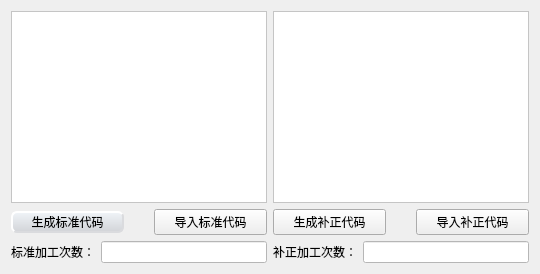
             <widget class="QWidget" name="page_8">
              <layout class="QGridLayout" name="gridLayout_27">
               <item row="0" column="0">
                <widget class="QTextEdit" name="textEdit">
                 <property name="font">
                  <font>
                   <family>3ds</family>
                   <pointsize>7</pointsize>
                  </font>
                 </property>
                 <property name="styleSheet">
                  <string notr="true">background-color: rgb(255, 255, 255);</string>
                 </property>
                </widget>
               </item>
               <item row="0" column="1">
                <widget class="QTextEdit" name="textEdit_2">
                 <property name="font">
                  <font>
                   <family>3ds</family>
                   <pointsize>7</pointsize>
                  </font>
                 </property>
                 <property name="styleSheet">
                  <string notr="true">background-color: rgb(255, 255, 255);</string>
                 </property>
                </widget>
               </item>
               <item row="1" column="0">
                <layout class="QHBoxLayout" name="horizontalLayout_9">
                 <property name="spacing">
                  <number>30</number>
                 </property>
                 <item>
                  <widget class="QPushButton" name="pushButton_40">
                   <property name="minimumSize">
                    <size>
                     <width>0</width>
                     <height>20</height>
                    </size>
                   </property>
                   <property name="styleSheet">
                    <string notr="true">/*按钮普通态*/
QPushButton{
         border-style: outset;
         border-width: 2px;
         border-color: #dadbde;
         border-radius: 6px;
         background-color: qlineargradient(x1: 0, y1: 0, x2:0, y2:1,stop: 0 #f0f4f8, stop: 1 #d2d4d8);    
}


/*按钮停留态*/
QPushButton:hover
{
    /*背景颜色*/  
    background-color:rgb(44 , 137 , 255);
}

/*按钮按下态*/
QPushButton:pressed
{
    /*背景颜色*/  
    background-color:rgb(14 , 135 , 228);
    /*左内边距为3像素，让按下时字向右移动3像素*/  
    padding-left:3px;
    /*上内边距为3像素，让按下时字向下移动3像素*/  
    padding-top:3px;
}</string>
                   </property>
                   <property name="text">
                    <string>生成标准代码</string>
                   </property>
                  </widget>
                 </item>
                 <item>
                  <widget class="QPushButton" name="pushButton_41">
                   <property name="minimumSize">
                    <size>
                     <width>0</width>
                     <height>20</height>
                    </size>
                   </property>
                   <property name="text">
                    <string>导入标准代码</string>
                   </property>
                  </widget>
                 </item>
                </layout>
               </item>
               <item row="1" column="1">
                <layout class="QHBoxLayout" name="horizontalLayout_10">
                 <property name="spacing">
                  <number>30</number>
                 </property>
                 <item>
                  <widget class="QPushButton" name="pushButton_42">
                   <property name="minimumSize">
                    <size>
                     <width>0</width>
                     <height>20</height>
                    </size>
                   </property>
                   <property name="text">
                    <string>生成补正代码</string>
                   </property>
                  </widget>
                 </item>
                 <item>
                  <widget class="QPushButton" name="pushButton_43">
                   <property name="minimumSize">
                    <size>
                     <width>0</width>
                     <height>20</height>
                    </size>
                   </property>
                   <property name="text">
                    <string>导入补正代码</string>
                   </property>
                  </widget>
                 </item>
                </layout>
               </item>
               <item row="2" column="0">
                <layout class="QHBoxLayout" name="horizontalLayout_11">
                 <item>
                  <widget class="QLabel" name="label_115">
                   <property name="text">
                    <string>标准加工次数：</string>
                   </property>
                  </widget>
                 </item>
                 <item>
                  <widget class="QLineEdit" name="lineEdit_ProcessCycle_2">
                   <property name="styleSheet">
                    <string notr="true">background-color: rgb(255, 255, 255);</string>
                   </property>
                  </widget>
                 </item>
                </layout>
               </item>
               <item row="2" column="1">
                <layout class="QHBoxLayout" name="horizontalLayout_12">
                 <item>
                  <widget class="QLabel" name="label_117">
                   <property name="text">
                    <string>补正加工次数：</string>
                   </property>
                  </widget>
                 </item>
                 <item>
                  <widget class="QLineEdit" name="lineEdit_ProcessCycle_3">
                   <property name="styleSheet">
                    <string notr="true">background-color: rgb(255, 255, 255);</string>
                   </property>
                  </widget>
                 </item>
                </layout>
               </item>
              </layout>
             </widget>
